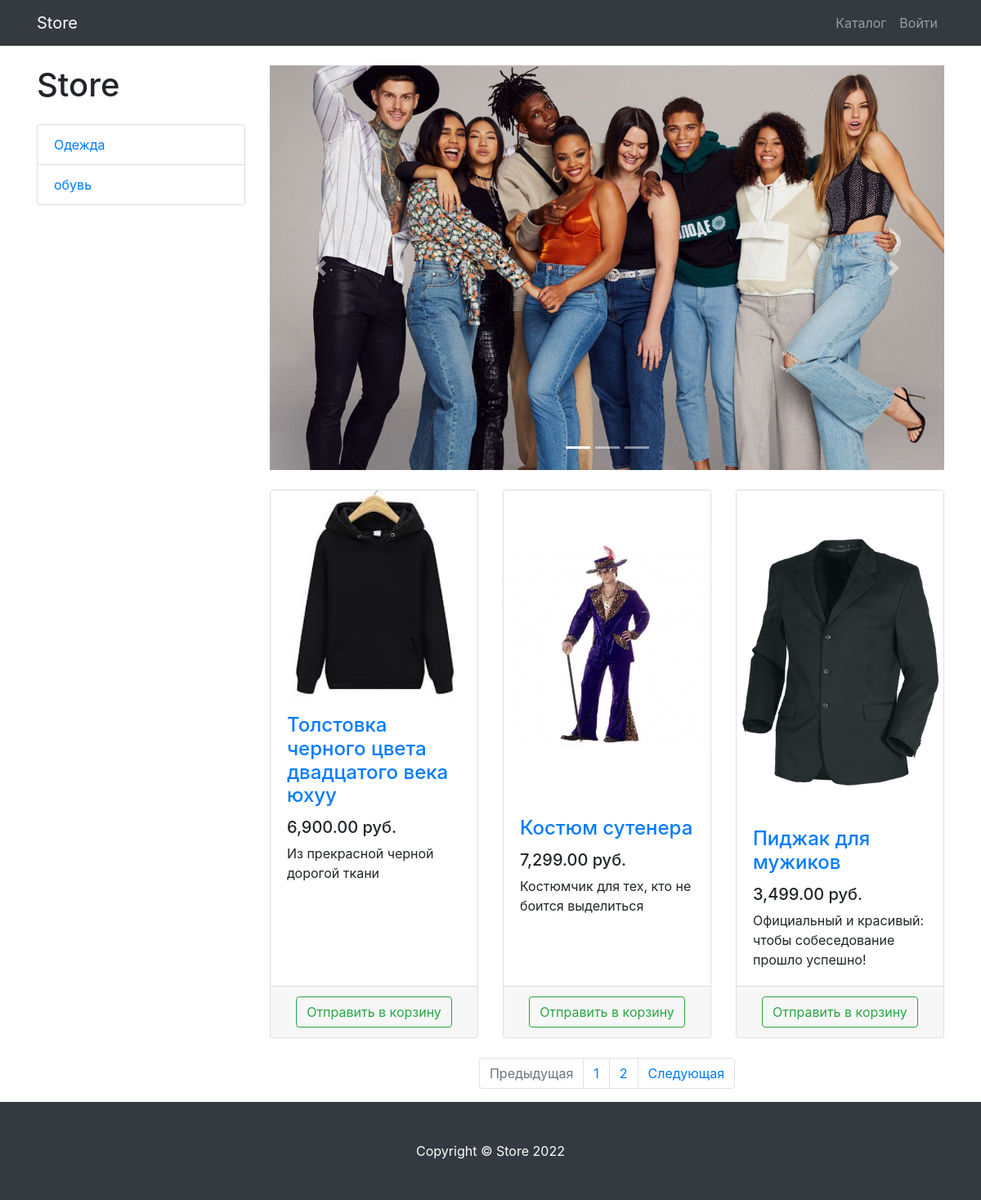
Screenshot of /products/ with the database file from the repository.
### products/models.py (models this page shows, shortened)
class ProductCategory(models.Model):
    name = models.CharField(max_length=128)
    description = models.TextField(null=True, blank=True)
    class Meta:
        verbose_name = 'category'
        verbose_name_plural = 'categories'

class Product(models.Model):
    name = models.CharField(max_length=256)
    description = models.TextField()
    price = models.DecimalField(max_digits=6, decimal_places=2)
    quantity = models.PositiveIntegerField(default=0)
    image = models.ImageField(upload_to='products_images')
    category = models.ForeignKey(ProductCategory, on_delete=models.CASCADE)
    class Meta:
        verbose_name = 'product'
        verbose_name_plural = 'products'

### products/views.py (the view)
# urls.py: path('', ProductsListView.as_view(), name='index'),
class ProductsListView(ListView):
    model =  Product
    template_name = 'products/products.html'
    paginate_by = 3
    def get_queryset(self):
        queryset = super(ProductsListView, self).get_queryset()
        category_id = self.kwargs.get('category_id')
        return queryset.filter(category_id=category_id) if category_id else queryset
    def get_context_data(self, *, object_list=None, **kwargs):
        context = super(ProductsListView, self).get_context_data()
        context['title'] = 'Каталог'
        context['categories'] = ProductCategory.objects.all()
        return context

### products/templates/products/products.html (shortened to what this page needs)
{% extends 'products/base.html' %}
{% load static cache humanize %}
{% block css %}
    <link href="{% static 'vendor/css/products.css' %}" rel="stylesheet">
{% endblock %}
{% block content %}
    <div class="container">
        <div class="row">
            <div class="col-lg-3">
                <h1 class="my-4">Store</h1>
                <div class="list-group">
                    {% for category in categories %}
                        <a href="{% url 'products:category' category.id %}" class="list-group-item">
                            {{ category.name }}
                        </a>
                    {% endfor %}
                </div>
            </div>
            <div class="col-lg-9">
                <div id="carouselExampleIndicators" class="carousel slide my-4" data-ride="carousel">
                    <ol class="carousel-indicators">
                        <li data-target="#carouselExampleIndicators" data-slide-to="0" class="active"></li>
                        <li data-target="#carouselExampleIndicators" data-slide-to="1"></li>
                        <li data-target="#carouselExampleIndicators" data-slide-to="2"></li>
                    </ol>
                    <div class="carousel-inner" role="listbox">
                        <div class="carousel-item active">
                            <img class="d-block img-fluid" src="/static/vendor/img/slides/slide-1.jpg"
                                 alt="First slide">
                        </div>
                    </div>
                    <a class="carousel-control-prev" href="#carouselExampleIndicators" role="button" data-slide="prev">
                        <span class="carousel-control-prev-icon" aria-hidden="true"></span>
                    </a>
                    <a class="carousel-control-next" href="#carouselExampleIndicators" role="button" data-slide="next">
                        <span class="carousel-control-next-icon" aria-hidden="true"></span>
                    </a>
                </div>
                <div class="row">
                    {% for product in object_list %}
                        <div class="col-lg-4 col-md-6 mb-4">
                            <div class="card h-100">
                                <a href="#">
                                    <img class="card-img-top"
                                         src="{{ product.image.url }}"
                                         alt="">
                                </a>
                                <div class="card-body">
                                    <h4 class="card-title">
                                        <a href="#">{{ product.name }}</a>
                                    </h4>
                                    <h5>{{ product.price|intcomma }} руб.</h5>
                                    <p class="card-text">{{ product.description }}</p>
                                </div>
                                <div class="card-footer text-center">
                                    <a class="btn btn-outline-success"
                                       href="{% url 'products:basket_add' product.id %}">
                                        Отправить в корзину
                                    </a>
                                </div>
                            </div>
                        </div>
                    {% endfor %}
            {% if is_paginated %}
            </div>
                <nav aria-label="Page navigation example">
                    <ul class="pagination justify-content-center">
                        <li class="page-item {% if not  page_obj.has_previous %} disabled {% endif %}">
                            <a class="page-link"
                               href="{% if  page_obj.has_previous %} {% url 'products:paginator'  page_obj.previous_page_number %} {% else %} # {% endif %}"
                               tabindex="-1" aria-disabled="true">
                                Предыдущая
                            </a>
                        </li>
                        {% for page in  paginator.page_range %}
                            <li class="page-item">
                                <a class="page-link" href="{% url 'products:paginator' page %}">
                                    {{ page }}
                                </a>
                            </li>
                        {% endfor %}
                        <li class="page-item {% if not  page_obj.has_next %} disabled {% endif %}">
                            <a class="page-link"
                               href="{% if  page_obj.has_next %} {% url 'products:paginator'  page_obj.next_page_number %} {% else %} # {% endif %}">
                                Следующая
                            </a>
                        </li>
                    </ul>
                </nav>
            </div>
            {% endif %}
        </div>
    </div>
{% endblock %}
{% block footer %}
    <footer class="py-5 bg-dark">
        <div class="container">
            <p class="m-0 text-center text-white">Copyright &copy; Store 2022</p>
        </div>
    </footer>
{% endblock %}

### rows the page displays
ProductCategory: name "Одежда"
ProductCategory: name "обувь"
Product: image (picture), name "Толстовка черного цвета двадцатого века юхуу", price "6,900.00", description "Из прекрасной черной дорогой ткани"
Product: image (picture), name "Костюм сутенера", price "7,299.00", description "Костюмчик для тех, кто не боится выделиться"
Product: image (picture), name "Пиджак для мужиков", price "3,499.00", description "Официальный и красивый: чтобы собеседование прошло успешно!"

### other values shown
{{ page }} "1" "2"
